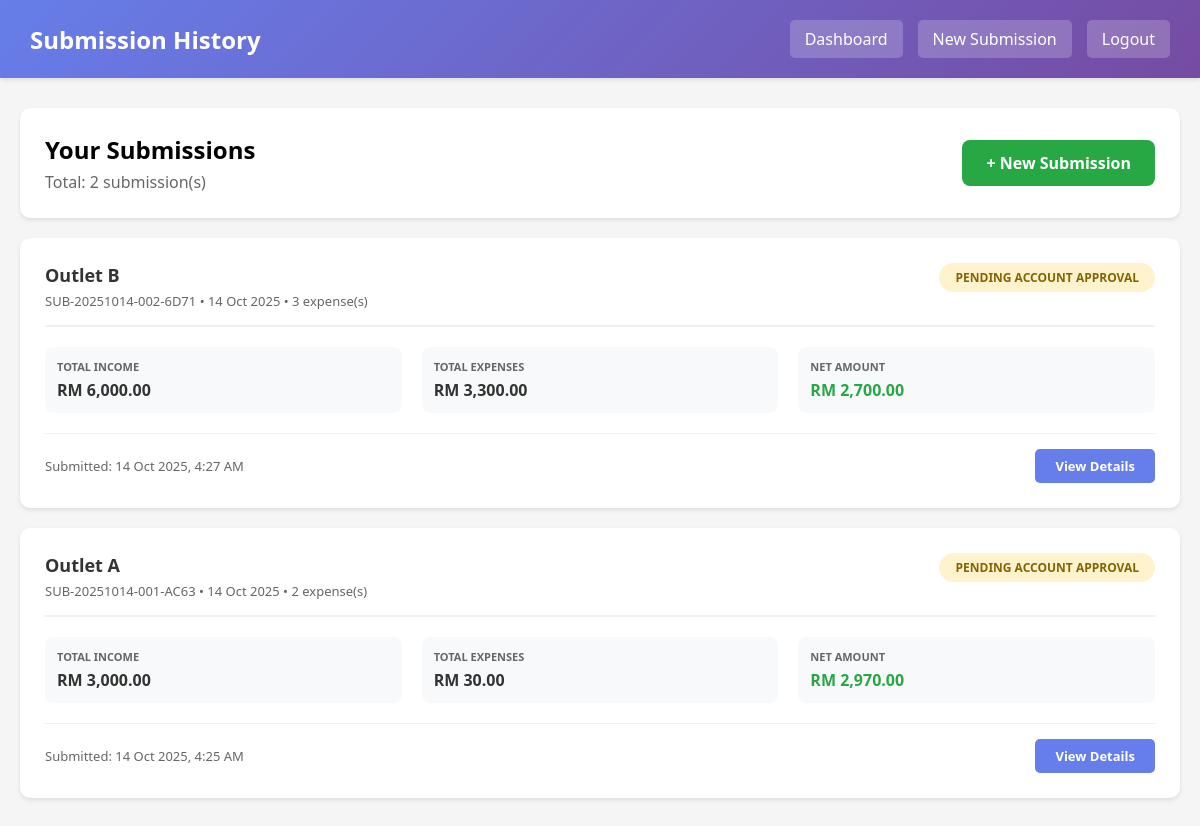
/views/manager/view_history.php (signed in), run on the app's committed database.
### tables this page shows
CREATE TABLE `daily_submissions` (
  `id` int(11) UNSIGNED NOT NULL,
  `submission_code` varchar(50) NOT NULL,
  `batch_code` varchar(50) DEFAULT NULL,
  `outlet_id` int(11) UNSIGNED NOT NULL,
  `manager_id` int(11) UNSIGNED NOT NULL,
  `submission_date` date NOT NULL,
  `berhad_sales` decimal(15,2) NOT NULL DEFAULT 0.00,
  `mp_coba_sales` decimal(15,2) NOT NULL DEFAULT 0.00,
  `mp_perdana_sales` decimal(15,2) NOT NULL DEFAULT 0.00,
  `market_sales` decimal(15,2) NOT NULL DEFAULT 0.00,
  `total_income` decimal(15,2) NOT NULL DEFAULT 0.00,
  `total_expenses` decimal(15,2) NOT NULL DEFAULT 0.00,
  `net_amount` decimal(15,2) NOT NULL DEFAULT 0.00,
  `amount_to_hq` decimal(15,2) DEFAULT NULL COMMENT 'Amount manager chooses to send to HQ',
  `cash_kept` decimal(15,2) DEFAULT 0.00 COMMENT 'Cash manager keeps (net_amount - amount_to_hq)',
  `variance_reason` text DEFAULT NULL COMMENT 'Required explanation if amount_to_hq != net_amount',
  `variance_supporting_doc` varchar(255) DEFAULT NULL COMMENT 'Optional supporting document for variance',
  `status` enum('draft','pending','resubmit','submitted_to_finance','recheck','approved','verified','rejected','revised') NOT NULL DEFAULT 'draft',
  `verified_by` int(11) UNSIGNED DEFAULT NULL,
  `approved_by_finance` int(11) UNSIGNED DEFAULT NULL COMMENT 'Finance user who approved',
  `verified_at` datetime DEFAULT NULL,
  `approved_by_finance_at` datetime DEFAULT NULL COMMENT 'When finance approved',
  `returned_to_accountant_at` datetime DEFAULT NULL COMMENT 'When finance sent back to accountant',
  `returned_to_manager_at` datetime DEFAULT NULL COMMENT 'When accountant sent back to manager',
  `submitted_to_hq_at` datetime DEFAULT NULL,
  `submitted_to_finance_at` datetime DEFAULT NULL COMMENT 'When accountant submitted to finance',
  `rejection_reason` text DEFAULT NULL,
  `notes` text DEFAULT NULL,
  `accountant_notes` text DEFAULT NULL COMMENT 'Notes from accountant to manager or finance',
  `finance_notes` text DEFAULT NULL COMMENT 'Notes from finance to accountant',
  `created_at` timestamp NOT NULL DEFAULT current_timestamp(),
  `updated_at` timestamp NOT NULL DEFAULT current_timestamp() ON UPDATE current_timestamp()
);

CREATE TABLE `outlets` (
  `id` int(11) UNSIGNED NOT NULL,
  `outlet_code` varchar(20) NOT NULL,
  `outlet_name` varchar(100) NOT NULL,
  `berhad_agent_id` varchar(100) DEFAULT NULL COMMENT 'Berhad external system Agent ID',
  `mp_coba_login_id` varchar(100) DEFAULT NULL COMMENT 'MP Coba external system Login ID',
  `mp_perdana_login_id` varchar(100) DEFAULT NULL COMMENT 'MP Perdana external system Login ID',
  `location` varchar(255) DEFAULT NULL,
  `manager_id` int(11) UNSIGNED NOT NULL,
  `status` enum('active','inactive') NOT NULL DEFAULT 'active',
  `created_at` timestamp NOT NULL DEFAULT current_timestamp(),
  `updated_at` timestamp NOT NULL DEFAULT current_timestamp() ON UPDATE current_timestamp()
);

### includes/auth.php (called while the page is built, shortened)
<?php
function isLoggedIn() {
    return isset($_SESSION['logged_in']) && $_SESSION['logged_in'] === true;
}
function getCurrentUser() {
    return [
        'id'    => $_SESSION['user_id'] ?? null,
        'name'  => $_SESSION['user_name'] ?? '',
        'email' => $_SESSION['user_email'] ?? '',
        'role'  => $_SESSION['user_role'] ?? ''
    ];
}
?>

### includes/db.php (called while the page is built, shortened)
<?php
function getDB() {
    static $pdo = null;
    if ($pdo === null) {
        try {
            $dsn = sprintf(
                'mysql:host=%s;dbname=%s;charset=%s',
                DB_HOST,
                DB_NAME,
                DB_CHARSET
            );
            $options = [
                PDO::ATTR_ERRMODE            => PDO::ERRMODE_EXCEPTION,
                PDO::ATTR_DEFAULT_FETCH_MODE => PDO::FETCH_ASSOC,
                PDO::ATTR_EMULATE_PREPARES   => false,
                PDO::ATTR_PERSISTENT         => false,
                PDO::MYSQL_ATTR_USE_BUFFERED_QUERY => true
            ];
            $pdo = new PDO($dsn, DB_USER, DB_PASS, $options);
        } catch (PDOException $e) {
            error_log('Database connection failed: ' . $e->getMessage());
            if (APP_ENV === 'development') {
                die('Database connection failed: ' . htmlspecialchars($e->getMessage()));
            } else {
                die('Database connection failed. Please contact support.');
            }
        }
    }
    return $pdo;
}
function dbQuery($sql, $params = []) {
    try {
        $pdo = getDB();
        $stmt = $pdo->prepare($sql);
        $stmt->execute($params);
        return $stmt;
    } catch (PDOException $e) {
        error_log('Query failed: ' . $e->getMessage());
        error_log('SQL: ' . $sql);
        error_log('Params: ' . print_r($params, true));
        if (defined('APP_ENV') && APP_ENV === 'development') {
            echo "<div style='background:#fee; color:#c33; padding:15px; margin:10px; border:1px solid #fcc;'>";
            echo "<strong>Database Query Error:</strong><br>";
            echo htmlspecialchars($e->getMessage()) . "<br><br>";
            echo "<strong>SQL:</strong> " . htmlspecialchars($sql) . "<br>";
            echo "<strong>Params:</strong> " . htmlspecialchars(print_r($params, true));
            echo "</div>";
        }
        return false;
    }
}
function dbFetchAll($sql, $params = []) {
    $stmt = dbQuery($sql, $params);
    return $stmt ? $stmt->fetchAll() : false;
}
?>

### views/manager/view_history.php (the view, shortened to what this page needs)
<?php
$user = getCurrentUser();
$submissions = dbFetchAll("
    SELECT
        ds.*,
        o.outlet_name,
        o.outlet_code,
        (SELECT COUNT(*) FROM expenses WHERE submission_id = ds.id) as expense_count
    FROM daily_submissions ds
    INNER JOIN outlets o ON ds.outlet_id = o.id
    WHERE ds.manager_id = :manager_id
    ORDER BY ds.submission_date DESC, ds.created_at DESC
    LIMIT 100
", ['manager_id' => $user['id']]);
?>
<!DOCTYPE html>
<html lang="en">
<head>
</head>
<body>
    <div class="header">
        <div class="header-content">
            <h1>Submission History</h1>
            <div class="header-nav">
                <a href="dashboard.php">Dashboard</a>
                <a href="submit_expenses.php">New Submission</a>
                <a href="/my_site/auth/logout.php">Logout</a>
            </div>
        </div>
    </div>
    <div class="container">
        <div class="page-header">
            <div>
                <h2>Your Submissions</h2>
                <p style="color: #666; margin-top: 5px;">Total: <?php echo count($submissions); ?> submission(s)</p>
            </div>
            <a href="submit_expenses.php" class="btn-new">+ New Submission</a>
        </div>
        <?php if (empty($submissions)): ?>
            <div class="empty-state">
                <h3>No Submissions Yet</h3>
                <p>You haven't submitted any daily reports yet.</p>
                <a href="submit_expenses.php" class="btn-new">Create Your First Submission</a>
            </div>
        <?php else: ?>
            <div class="submissions-grid">
                <?php foreach ($submissions as $sub): ?>
                    <div class="submission-card">
                        <div class="card-header">
                            <div class="card-title">
                                <h3><?php echo htmlspecialchars($sub['outlet_name']); ?></h3>
                                <div class="meta">
                                    <?php echo htmlspecialchars($sub['submission_code']); ?>
                                    • <?php echo date('d M Y', strtotime($sub['submission_date'])); ?>
                                    • <?php echo $sub['expense_count']; ?> expense(s)
                                </div>
                            </div>
                            <span class="status-badge status-<?php echo $sub['status']; ?>">
                                <?php
                                    $statusLabels = [
                                        'draft' => 'Pending to Send to HQ',
                                        'submitted' => 'Sent to HQ',
                                        'pending' => 'Pending Account Approval',
                                        'verified' => 'Verified',
                                        'rejected' => 'Rejected',
                                        'revised' => 'Revised'
                                    ];
                                    echo $statusLabels[$sub['status']] ?? ucfirst($sub['status']);
                                ?>
                            </span>
                        </div>
                        <div class="card-body">
                            <div class="info-group">
                                <label>Total Income</label>
                                <div class="value">RM <?php echo number_format($sub['total_income'], 2); ?></div>
                            </div>
                            <div class="info-group">
                                <label>Total Expenses</label>
                                <div class="value">RM <?php echo number_format($sub['total_expenses'], 2); ?></div>
                            </div>
                            <div class="info-group">
                                <label>Net Amount</label>
                                <div class="value <?php echo $sub['net_amount'] >= 0 ? 'positive' : 'negative'; ?>">
                                    RM <?php echo number_format($sub['net_amount'], 2); ?>
                                </div>
                            </div>
                        </div>
                        <div class="card-footer">
                            <span>
                                Submitted: <?php echo date('d M Y, g:i A', strtotime($sub['created_at'])); ?>
                            </span>
                            <div style="display: flex; gap: 10px;">
                                <a href="view_details.php?id=<?php echo $sub['id']; ?>" class="btn-view">View Details</a>
                            </div>
                        </div>
                    </div>
                <?php endforeach; ?>
            </div>
        <?php endif; ?>
    </div>
</body>
</html>

### views/manager/view_history.php (style rules this page uses)
* { margin: 0; padding: 0; box-sizing: border-box; }
body { font-family: 'Segoe UI', Tahoma, Geneva, Verdana, sans-serif; background-color: #f5f5f5; }
.header { background: linear-gradient(135deg, #667eea 0%, #764ba2 100%); color: white; padding: 20px 30px; box-shadow: 0 2px 4px rgba(0,0,0,0.1); }
.header-content { max-width: 1400px; margin: 0 auto; display: flex; justify-content: space-between; align-items: center; }
.header h1 { font-size: 24px; }
.header-nav { display: flex; gap: 15px; }
.header-nav a { color: white; text-decoration: none; padding: 8px 15px; border-radius: 5px; background: rgba(255,255,255,0.2); transition: background 0.3s; }
.container { max-width: 1400px; margin: 30px auto; padding: 0 20px; }
.page-header { background: white; padding: 25px; border-radius: 10px; margin-bottom: 20px; box-shadow: 0 2px 4px rgba(0,0,0,0.1); display: flex; justify-content: space-between; align-items: center; }
.btn-new { background: #28a745; color: white; padding: 12px 24px; border-radius: 8px; text-decoration: none; font-weight: 600; transition: background 0.3s; }
.submissions-grid { display: grid; gap: 20px; }
.submission-card { background: white; border-radius: 10px; padding: 25px; box-shadow: 0 2px 4px rgba(0,0,0,0.1); transition: transform 0.2s, box-shadow 0.2s; }
.card-header { display: flex; justify-content: space-between; align-items: start; margin-bottom: 20px; padding-bottom: 15px; border-bottom: 2px solid #f0f0f0; }
.card-title { flex: 1; }
.card-title h3 { color: #333; font-size: 18px; margin-bottom: 5px; }
.card-title .meta { color: #666; font-size: 13px; }
.status-badge { padding: 6px 16px; border-radius: 20px; font-size: 12px; font-weight: 600; text-transform: uppercase; }
.status-pending { background: #fff3cd; color: #856404; }
.card-body { display: grid; grid-template-columns: repeat(auto-fit, minmax(200px, 1fr)); gap: 20px; }
.info-group { background: #f8f9fa; padding: 12px; border-radius: 8px; }
.info-group label { display: block; font-size: 11px; color: #666; text-transform: uppercase; margin-bottom: 5px; font-weight: 600; }
.info-group .value { font-size: 16px; color: #333; font-weight: 600; }
.value.positive { color: #28a745; }
.card-footer { margin-top: 20px; padding-top: 15px; border-top: 1px solid #f0f0f0; display: flex; justify-content: space-between; align-items: center; font-size: 13px; color: #666; }
.btn-view { background: #667eea; color: white; padding: 8px 20px; border-radius: 5px; text-decoration: none; font-size: 13px; font-weight: 600; transition: background 0.3s; }

### data on the page
daily_submissions: outlet.outlet_name "Outlet B", submission_code "SUB-20251014-002-6D71", submission_date "14 Oct 2025", expense_count "3", status "PENDING ACCOUNT APPROVAL", total_income "6,000.00", total_expenses "3,300.00", net_amount "2,700.00", created_at "14 Oct 2025, 4:27 AM"
daily_submissions: outlet.outlet_name "Outlet A", submission_code "SUB-20251014-001-AC63", submission_date "14 Oct 2025", expense_count "2", status "PENDING ACCOUNT APPROVAL", total_income "3,000.00", total_expenses "30.00", net_amount "2,970.00", created_at "14 Oct 2025, 4:25 AM"

### other printed values
count($submissions) "2"
